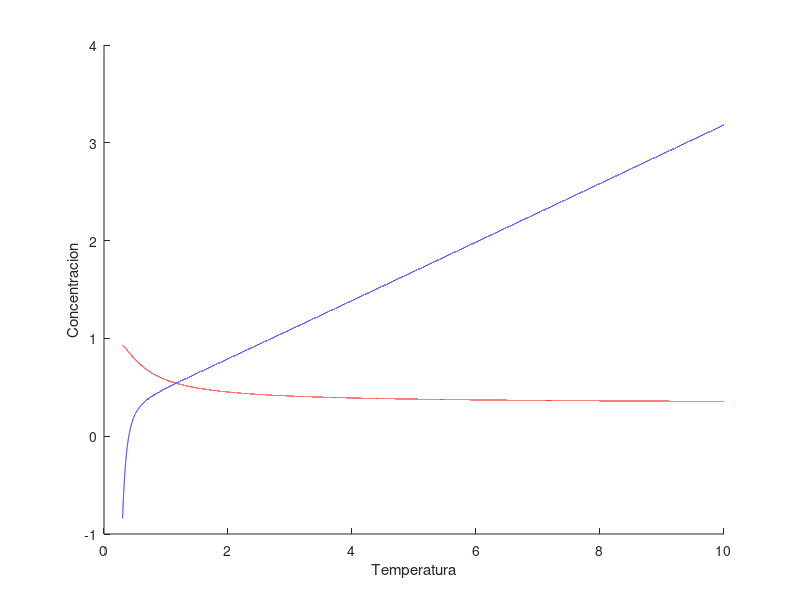

Write the MATLAB code that produced this figure.
clear all
lammbda = 0.5;
betta = 0.3;
x0 = 1;
y0 = 0.4;
y = linspace(0.3, 10, 100000);
f = @(y) lammbda .* x0 ./ (exp(-1 ./ y) + lammbda);
g = @(y) - betta .* (y0 - y) ./ exp(-1 ./ y);
fx = f(y);
gx = g(y);
hold on
plot(y, fx, 'red')
plot(y, gx, 'blue')
xlabel('Temperatura')
ylabel('Concentracion')
hold off